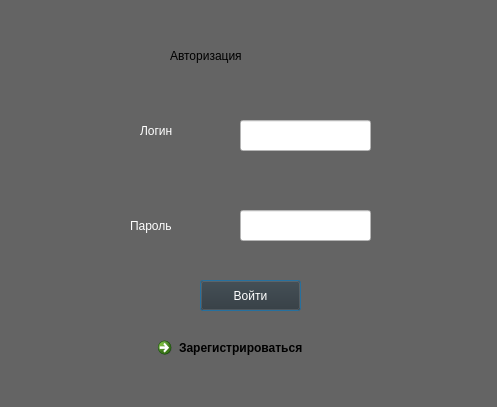
<?xml version="1.0" encoding="UTF-8"?>
<ui version="4.0">
 <class>Dialog</class>
 <widget class="QDialog" name="Dialog">
  <property name="geometry">
   <rect>
    <x>0</x>
    <y>0</y>
    <width>497</width>
    <height>407</height>
   </rect>
  </property>
  <property name="windowTitle">
   <string>Dialog</string>
  </property>
  <property name="styleSheet">
   <string notr="true">background-color: rgb(100, 100, 100);</string>
  </property>
  <widget class="QLabel" name="LabelLogin">
   <property name="geometry">
    <rect>
     <x>140</x>
     <y>110</y>
     <width>71</width>
     <height>41</height>
    </rect>
   </property>
   <property name="styleSheet">
    <string notr="true">color: rgb(255, 255, 255);
font: 14pt &quot;MS Shell Dlg 2&quot;;
</string>
   </property>
   <property name="text">
    <string>Логин</string>
   </property>
  </widget>
  <widget class="QLabel" name="LabelParol">
   <property name="geometry">
    <rect>
     <x>130</x>
     <y>210</y>
     <width>71</width>
     <height>31</height>
    </rect>
   </property>
   <property name="styleSheet">
    <string notr="true">color: rgb(255, 255, 255);
font: 14pt &quot;MS Shell Dlg 2&quot;;
</string>
   </property>
   <property name="text">
    <string>Пароль</string>
   </property>
  </widget>
  <widget class="QLineEdit" name="loginText">
   <property name="geometry">
    <rect>
     <x>240</x>
     <y>120</y>
     <width>131</width>
     <height>31</height>
    </rect>
   </property>
   <property name="styleSheet">
    <string notr="true">background-color: rgb(255, 255, 255);
font: 75 8pt &quot;MS Shell Dlg 2&quot;;</string>
   </property>
  </widget>
  <widget class="QLineEdit" name="ParolText">
   <property name="geometry">
    <rect>
     <x>240</x>
     <y>210</y>
     <width>131</width>
     <height>31</height>
    </rect>
   </property>
   <property name="styleSheet">
    <string notr="true">background-color: rgb(255, 255, 255);
font: 75 8pt &quot;MS Shell Dlg 2&quot;;</string>
   </property>
  </widget>
  <widget class="QLabel" name="label">
   <property name="geometry">
    <rect>
     <x>170</x>
     <y>40</y>
     <width>191</width>
     <height>31</height>
    </rect>
   </property>
   <property name="styleSheet">
    <string notr="true">font: 75 italic 18pt &quot;Segoe UI&quot;;
color: rgb(0, 0, 0);
</string>
   </property>
   <property name="text">
    <string>Авторизация</string>
   </property>
  </widget>
  <widget class="QPushButton" name="vvod">
   <property name="geometry">
    <rect>
     <x>200</x>
     <y>280</y>
     <width>101</width>
     <height>31</height>
    </rect>
   </property>
   <property name="styleSheet">
    <string notr="true">color: rgb(255, 255, 255);
background-color: rgb(49, 49, 49);
font: 15pt &quot;MS Shell Dlg 2&quot;;</string>
   </property>
   <property name="text">
    <string>Войти</string>
   </property>
  </widget>
  <widget class="QCommandLinkButton" name="registr">
   <property name="geometry">
    <rect>
     <x>150</x>
     <y>330</y>
     <width>181</width>
     <height>41</height>
    </rect>
   </property>
   <property name="text">
    <string>Зарегистрироваться</string>
   </property>
  </widget>
 </widget>
 <resources/>
 <connections/>
</ui>
